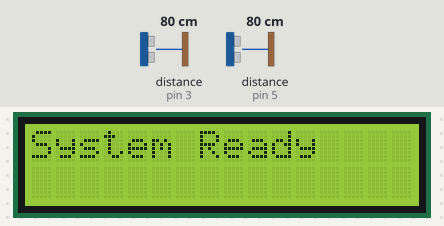
This sketch was run on a simulated Arduino Uno, built with avr-gcc and run on an emulated ATmega328P. Shown: 16×2 character LCD. Wiring (inferred from the names in the program): 2 × ultrasonic range finder: trigger pin 2, echo pin 3 / trigger pin 4, echo pin 5. Inputs (shaded band) come from the test bench; at power-on: distance to the obstacle (sensors on pin 3, pin 5) 80 cm. The echo pulse lasts 58.3 µs per cm; what the sketch prints to the serial monitor is not drawn.

Above: at 0.1 s.
At 3.2 s:
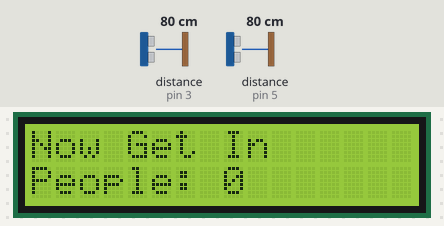
3.3 s: distance to the obstacle (sensor on pin 3) set to 299 cm
Timing chart, 0 to 6.3 s (numbered marks = the images above; inputs shaded):
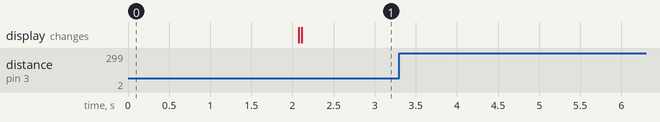

Measured:
- after the input at 3.3 s, every drawn part: stays the same

The sketch:

sketch_sep17a.ino
```cpp
#include <Wire.h>
#include <LiquidCrystal_I2C.h>


const int trig1 = 2;
const int echo1 = 3;
const int trig2 = 4;
const int echo2 = 5;


LiquidCrystal_I2C lcd(0x27, 16, 2);

int peopleCount = 0;
int maxPeople = 4;
unsigned long personAtDoorSince = 0;

long getDistance(int trig, int echo) {
  digitalWrite(trig, LOW);
  delayMicroseconds(2);
  digitalWrite(trig, HIGH);
  delayMicroseconds(10);
  digitalWrite(trig, LOW);
  return pulseIn(echo, HIGH) * 0.034 / 2;
}

void setup() {
  pinMode(trig1, OUTPUT);
  pinMode(echo1, INPUT);
  pinMode(trig2, OUTPUT);
  pinMode(echo2, INPUT);

  lcd.init();         // Initialize the I2C LCD
  lcd.backlight();    // Turn on the LCD backlight
  Serial.begin(9600);

  lcd.setCursor(0, 0);
  lcd.print("System Ready");
  delay(2000);
  lcd.clear();
}

void loop() {
  long d1 = getDistance(trig1, echo1);
  long d2 = getDistance(trig2, echo2);


  if (d1 < 10 || d2 < 10) {
    if (personAtDoorSince == 0) {
      personAtDoorSince = millis();
    } else if (millis() - personAtDoorSince > 10000) {
      lcd.clear();
      lcd.setCursor(0, 0);
      lcd.print("Don't block door");
      lcd.setCursor(0, 1);
      lcd.print("Move please!");
      delay(2000);
    }
  } else {
    personAtDoorSince = 0;
  }


  if (d1 < 10) {
    unsigned long tStart = millis();
    while (millis() - tStart < 2000) {
      long d2Check = getDistance(trig2, echo2);
      if (d2Check < 10) {
        peopleCount++;
        break;
      }
    }
  }

  else if (d2 < 10) {
    unsigned long tStart = millis();
    while (millis() - tStart < 2000) {
      long d1Check = getDistance(trig1, echo1);
      if (d1Check < 10) {
        if (peopleCount > 0) peopleCount--;
        break;
      }
    }
  }

  lcd.clear();
  if (peopleCount >= maxPeople) {
    lcd.setCursor(0, 0);
    lcd.print("DO Not Enter");
  } else {
    lcd.setCursor(0, 0);
    lcd.print("Now Get In");
  }

  lcd.setCursor(0, 1);
  lcd.print("People: ");
  lcd.print(peopleCount);

  Serial.println(peopleCount);

  delay(500);
}
```
